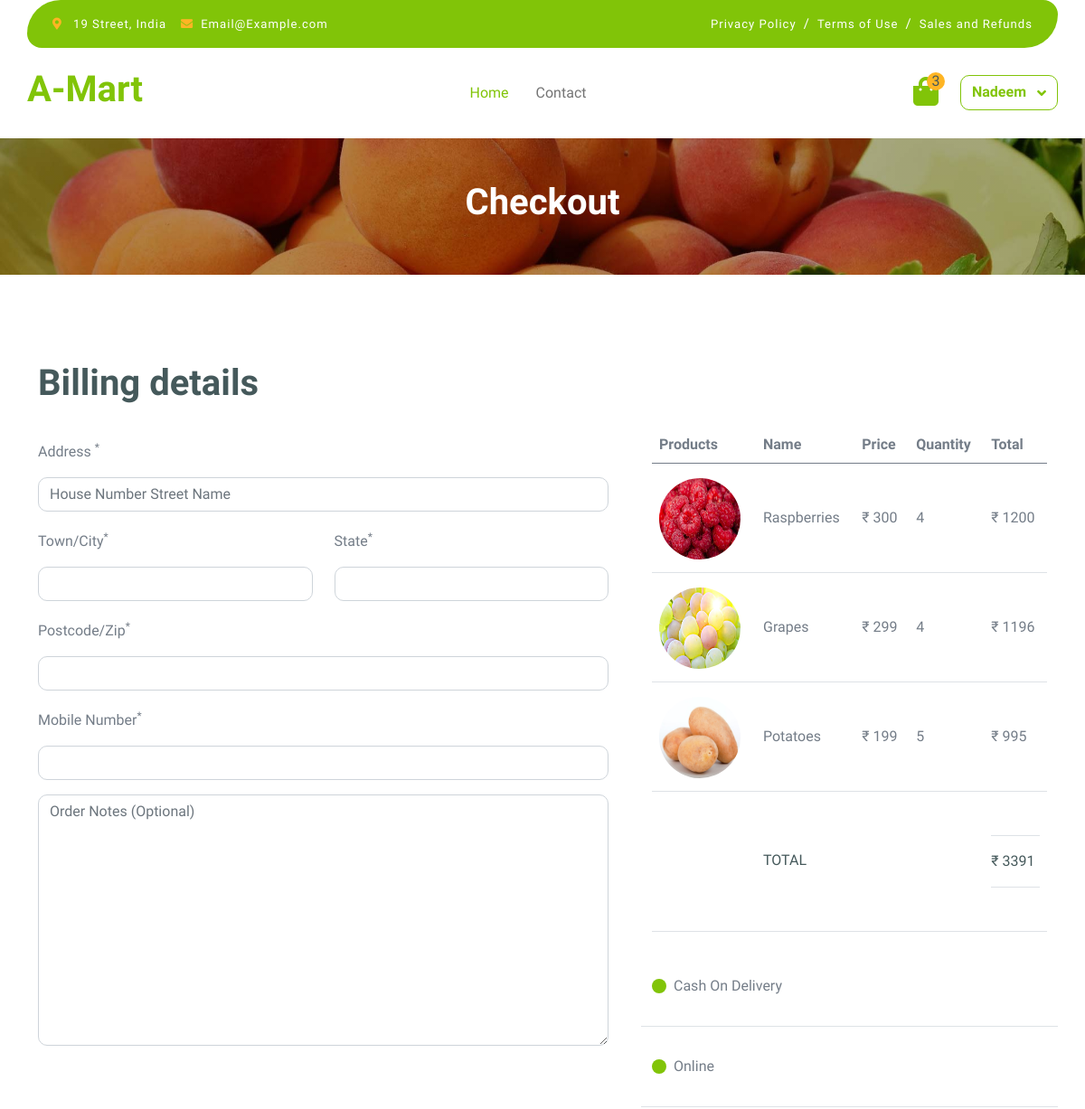
Before: /chackout/ (signed in, upper part) with the older database file.
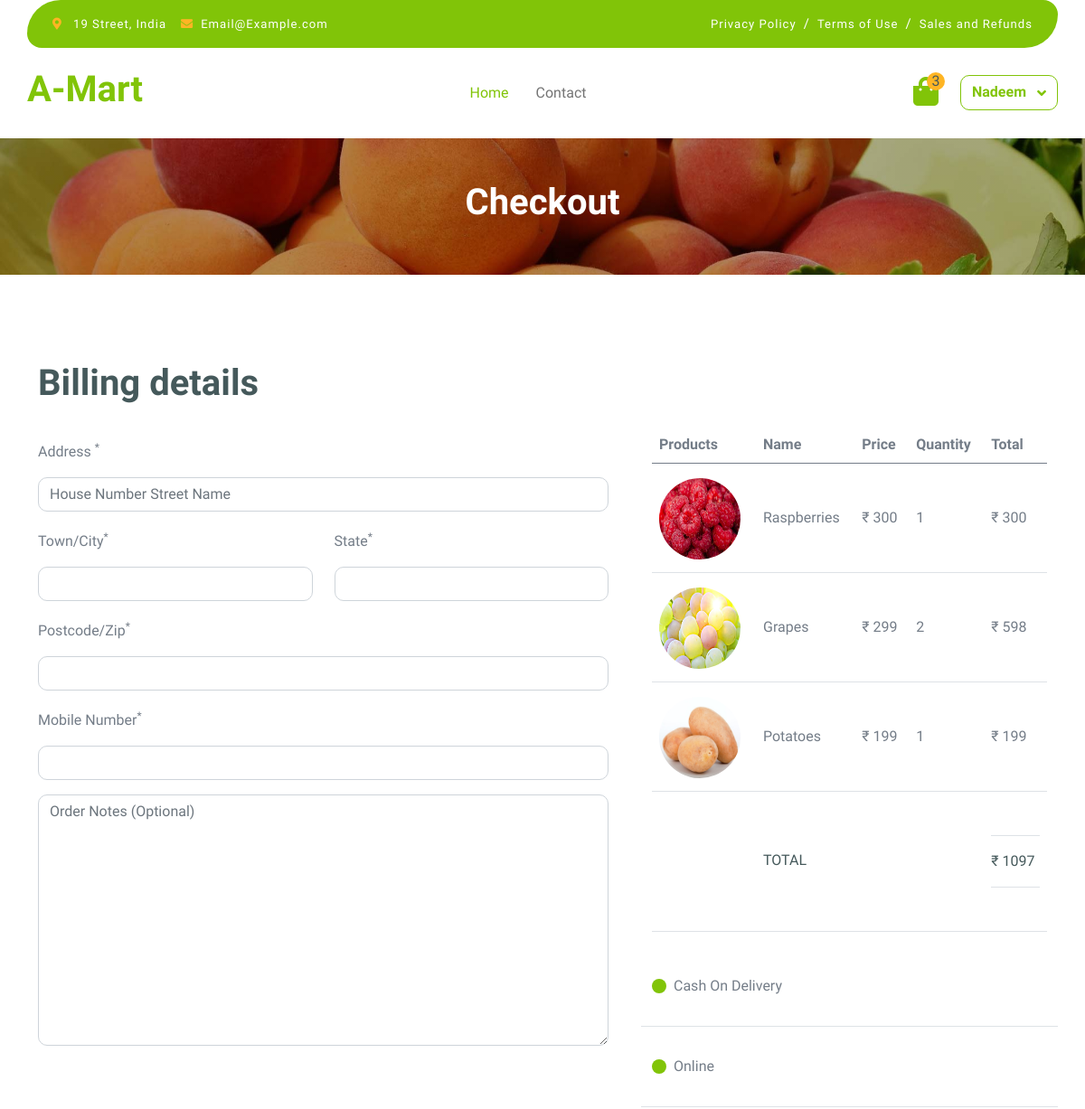
After: the same page with the newer database file.
### mymart/models.py (models this page shows, shortened)
class Add_To_Cart(models.Model):
    user = models.ForeignKey(User,on_delete=models.CASCADE, null=True)
    product = models.ForeignKey(Product, on_delete=models.CASCADE, related_name='cart', null=False)
    quantity = models.IntegerField(default=1) #User order Quantity
    def total_price(self):
        return self.product.price * self.quantity

class Product(models.Model):
    product_name = models.CharField(max_length=100)
    short_discriptions = models.TextField()
    discriptions = models.TextField()
    prd_category = models.ForeignKey(Category, on_delete=models.CASCADE, null=True)
    price = models.DecimalField(max_digits=10, decimal_places=0)
    stock_quantity = models.IntegerField(default=0, blank=False, null=True)
    prd_weight = models.CharField(max_length=50, blank=False, null=True)
    product_slug = AutoSlugField(populate_from='product_name',unique=True,null=True,default=None)
    image_name = models.CharField(max_length=100, blank=True)
    created_at = models.DateField(auto_now_add=True)

### mymart/views.py (the view, shortened to what this page needs)
# urls.py: path('chackout/',views.chackout_dtails, name='chackout'),
def chackout_dtails(request):
    if request.user.is_authenticated:
        cart_items = Add_To_Cart.objects.filter(user=request.user) #use for count tof cart item
    else:
        cart_items = []
    total_amount = sum(item.total_price() for item in cart_items)
    data = {
        'products':cart_items,
        'total':total_amount,
    }
    return render(request, 'chackout.html', data)

### mymart/templates/chackout.html (shortened to what the changed rows need)
{% load static %}
<!DOCTYPE html>
<html lang="en">
    <head>
        {% include 'head.html' %}
    </head>
    <body>
        {% include 'header.html' %}
        <div class="container-fluid page-header py-5">
            <h1 class="text-center text-white display-6">Checkout</h1>
        </div>
        <div class="container-fluid py-5">
            <div class="container py-5">
                <h1 class="mb-4">Billing details</h1>
                <form method="post" id="shippingForm">
                    <div class="row g-5">
                        <div class="col-md-12 col-lg-6 col-xl-5">
                            <div class="table-responsive">
                                <table class="table">
                                    <thead>
                                        <tr>
                                            <th scope="col">Products</th>
                                            <th scope="col">Name</th>
                                            <th scope="col">Price</th>
                                            <th scope="col">Quantity</th>
                                            <th scope="col">Total</th>
                                        </tr>
                                    </thead>
                                    <tbody>
                                        {% for cart in products %}
                                        <tr>
                                            <th scope="row">
                                                <div class="d-flex align-items-center mt-2">
                                                    <img src="{%static 'img/'%}{{cart.product.image_name}}.jpg" class="img-fluid rounded-circle" style="width: 90px; height: 90px;" alt="">
                                                </div>
                                            </th>
                                            <td class="py-5">{{cart.product.product_name}}</td>
                                            <td class="py-5">₹&nbsp;{{cart.product.price}}</td>
                                            <td class="py-5">{{cart.quantity}}</td>
                                            <td class="py-5">₹&nbsp;{{cart.total_price}}</td>
                                        </tr>
                                        {% endfor %}
                                        <tr>
                                            <th scope="row">
                                            </th>
                                            <td class="py-5">
                                                <div class="py-3 border-bottom border-top">
                                                    <p class="mb-0 text-dark">₹&nbsp;{{ total }}</p>
                                                </div>
                                            </td>
                                        </tr>
                                    </tbody>
                                </table>
                            </div>
                        </div>
                    </div>
                </form>
            </div>
        </div>
    </body>
</html>

Changed rows visible on the page:
changed Add_To_Cart "Raspberries": quantity "4" → "1"; total_price "1200" → "300"
changed Add_To_Cart "Grapes": quantity "4" → "2"; total_price "1196" → "598"
changed Add_To_Cart "Potatoes": quantity "5" → "1"; total_price "995" → "199"
Other visible differences:
{{ total }}: "3391" → "1097"
